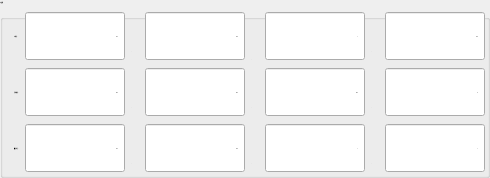
           <widget class="QGroupBox" name="groupBoxIP">
            <property name="font">
             <font>
              <family>微软雅黑</family>
              <pointsize>-1</pointsize>
              <weight>50</weight>
              <italic>false</italic>
              <bold>false</bold>
             </font>
            </property>
            <property name="title">
             <string>IP设置</string>
            </property>
            <layout class="QGridLayout" name="gridLayout_29">
             <property name="topMargin">
              <number>2</number>
             </property>
             <property name="rightMargin">
              <number>2</number>
             </property>
             <property name="bottomMargin">
              <number>2</number>
             </property>
             <item row="0" column="0">
              <widget class="QLabel" name="labelIP">
               <property name="minimumSize">
                <size>
                 <width>0</width>
                 <height>50</height>
                </size>
               </property>
               <property name="maximumSize">
                <size>
                 <width>16777215</width>
                 <height>50</height>
                </size>
               </property>
               <property name="font">
                <font>
                 <family>微软雅黑</family>
                 <pointsize>-1</pointsize>
                 <weight>50</weight>
                 <italic>false</italic>
                 <bold>false</bold>
                </font>
               </property>
               <property name="styleSheet">
                <string notr="true"/>
               </property>
               <property name="text">
                <string>IP地址：</string>
               </property>
              </widget>
             </item>
             <item row="0" column="1">
              <layout class="QHBoxLayout" name="horizontalLayout_2">
               <item>
                <widget class="xSpinBox" name="sBoxIP1">
                 <property name="minimumSize">
                  <size>
                   <width>100</width>
                   <height>50</height>
                  </size>
                 </property>
                 <property name="maximumSize">
                  <size>
                   <width>100</width>
                   <height>50</height>
                  </size>
                 </property>
                 <property name="font">
                  <font>
                   <family>微软雅黑</family>
                   <pointsize>-1</pointsize>
                   <weight>50</weight>
                   <italic>false</italic>
                   <bold>false</bold>
                  </font>
                 </property>
                 <property name="styleSheet">
                  <string notr="true"/>
                 </property>
                 <property name="alignment">
                  <set>Qt::AlignRight|Qt::AlignTrailing|Qt::AlignVCenter</set>
                 </property>
                 <property name="buttonSymbols">
                  <enum>QAbstractSpinBox::NoButtons</enum>
                 </property>
                 <property name="maximum">
                  <number>255</number>
                 </property>
                 <property name="value">
                  <number>192</number>
                 </property>
                </widget>
               </item>
               <item>
                <widget class="QLabel" name="label_4">
                 <property name="minimumSize">
                  <size>
                   <width>8</width>
                   <height>35</height>
                  </size>
                 </property>
                 <property name="maximumSize">
                  <size>
                   <width>8</width>
                   <height>35</height>
                  </size>
                 </property>
                 <property name="font">
                  <font>
                   <family>微软雅黑</family>
                   <pointsize>-1</pointsize>
                   <weight>50</weight>
                   <italic>false</italic>
                   <bold>false</bold>
                  </font>
                 </property>
                 <property name="text">
                  <string>.</string>
                 </property>
                 <property name="alignment">
                  <set>Qt::AlignBottom|Qt::AlignLeading|Qt::AlignLeft</set>
                 </property>
                </widget>
               </item>
               <item>
                <widget class="xSpinBox" name="sBoxIP2">
                 <property name="minimumSize">
                  <size>
                   <width>100</width>
                   <height>50</height>
                  </size>
                 </property>
                 <property name="maximumSize">
                  <size>
                   <width>100</width>
                   <height>50</height>
                  </size>
                 </property>
                 <property name="font">
                  <font>
                   <family>微软雅黑</family>
                   <pointsize>-1</pointsize>
                   <weight>50</weight>
                   <italic>false</italic>
                   <bold>false</bold>
                  </font>
                 </property>
                 <property name="styleSheet">
                  <string notr="true"/>
                 </property>
                 <property name="alignment">
                  <set>Qt::AlignRight|Qt::AlignTrailing|Qt::AlignVCenter</set>
                 </property>
                 <property name="buttonSymbols">
                  <enum>QAbstractSpinBox::NoButtons</enum>
                 </property>
                 <property name="maximum">
                  <number>255</number>
                 </property>
                 <property name="value">
                  <number>168</number>
                 </property>
                </widget>
               </item>
               <item>
                <widget class="QLabel" name="label_5">
                 <property name="minimumSize">
                  <size>
                   <width>8</width>
                   <height>50</height>
                  </size>
                 </property>
                 <property name="maximumSize">
                  <size>
                   <width>8</width>
                   <height>50</height>
                  </size>
                 </property>
                 <property name="font">
                  <font>
                   <family>微软雅黑</family>
                   <pointsize>-1</pointsize>
                   <weight>50</weight>
                   <italic>false</italic>
                   <bold>false</bold>
                  </font>
                 </property>
                 <property name="text">
                  <string>.</string>
                 </property>
                 <property name="alignment">
                  <set>Qt::AlignBottom|Qt::AlignLeading|Qt::AlignLeft</set>
                 </property>
                </widget>
               </item>
               <item>
                <widget class="xSpinBox" name="sBoxIP3">
                 <property name="minimumSize">
                  <size>
                   <width>100</width>
                   <height>50</height>
                  </size>
                 </property>
                 <property name="maximumSize">
                  <size>
                   <width>100</width>
                   <height>50</height>
                  </size>
                 </property>
                 <property name="font">
                  <font>
                   <family>微软雅黑</family>
                   <pointsize>-1</pointsize>
                   <weight>50</weight>
                   <italic>false</italic>
                   <bold>false</bold>
                  </font>
                 </property>
                 <property name="styleSheet">
                  <string notr="true"/>
                 </property>
                 <property name="alignment">
                  <set>Qt::AlignRight|Qt::AlignTrailing|Qt::AlignVCenter</set>
                 </property>
                 <property name="buttonSymbols">
                  <enum>QAbstractSpinBox::NoButtons</enum>
                 </property>
                 <property name="maximum">
                  <number>255</number>
                 </property>
                 <property name="value">
                  <number>1</number>
                 </property>
                </widget>
               </item>
               <item>
                <widget class="QLabel" name="label_6">
                 <property name="minimumSize">
                  <size>
                   <width>8</width>
                   <height>35</height>
                  </size>
                 </property>
                 <property name="maximumSize">
                  <size>
                   <width>8</width>
                   <height>35</height>
                  </size>
                 </property>
                 <property name="font">
                  <font>
                   <family>微软雅黑</family>
                   <pointsize>-1</pointsize>
                   <weight>50</weight>
                   <italic>false</italic>
                   <bold>false</bold>
                  </font>
                 </property>
                 <property name="text">
                  <string>.</string>
                 </property>
                 <property name="alignment">
                  <set>Qt::AlignBottom|Qt::AlignLeading|Qt::AlignLeft</set>
                 </property>
                </widget>
               </item>
               <item>
                <widget class="xSpinBox" name="sBoxIP4">
                 <property name="minimumSize">
                  <size>
                   <width>100</width>
                   <height>50</height>
                  </size>
                 </property>
                 <property name="maximumSize">
                  <size>
                   <width>100</width>
                   <height>50</height>
                  </size>
                 </property>
                 <property name="font">
                  <font>
                   <family>微软雅黑</family>
                   <pointsize>-1</pointsize>
                   <weight>50</weight>
                   <italic>false</italic>
                   <bold>false</bold>
                  </font>
                 </property>
                 <property name="styleSheet">
                  <string notr="true"/>
                 </property>
                 <property name="alignment">
                  <set>Qt::AlignRight|Qt::AlignTrailing|Qt::AlignVCenter</set>
                 </property>
                 <property name="buttonSymbols">
                  <enum>QAbstractSpinBox::NoButtons</enum>
                 </property>
                 <property name="maximum">
                  <number>255</number>
                 </property>
                 <property name="value">
                  <number>148</number>
                 </property>
                </widget>
               </item>
              </layout>
             </item>
             <item row="1" column="0">
              <widget class="QLabel" name="labelSubMask">
               <property name="minimumSize">
                <size>
                 <width>0</width>
                 <height>50</height>
                </size>
               </property>
               <property name="maximumSize">
                <size>
                 <width>16777215</width>
                 <height>50</height>
                </size>
               </property>
               <property name="font">
                <font>
                 <family>微软雅黑</family>
                 <pointsize>-1</pointsize>
                 <weight>50</weight>
                 <italic>false</italic>
                 <bold>false</bold>
                </font>
               </property>
               <property name="styleSheet">
                <string notr="true"/>
               </property>
               <property name="text">
                <string>子网掩码：</string>
               </property>
              </widget>
             </item>
             <item row="1" column="1">
              <layout class="QHBoxLayout" name="horizontalLayout_3">
               <item>
                <widget class="xSpinBox" name="sBoxSubMask1">
                 <property name="minimumSize">
                  <size>
                   <width>100</width>
                   <height>50</height>
                  </size>
                 </property>
                 <property name="maximumSize">
                  <size>
                   <width>100</width>
                   <height>50</height>
                  </size>
                 </property>
                 <property name="font">
                  <font>
                   <family>微软雅黑</family>
                   <pointsize>-1</pointsize>
                   <weight>50</weight>
                   <italic>false</italic>
                   <bold>false</bold>
                  </font>
                 </property>
                 <property name="styleSheet">
                  <string notr="true"/>
                 </property>
                 <property name="alignment">
                  <set>Qt::AlignRight|Qt::AlignTrailing|Qt::AlignVCenter</set>
                 </property>
                 <property name="buttonSymbols">
                  <enum>QAbstractSpinBox::NoButtons</enum>
                 </property>
                 <property name="maximum">
                  <number>255</number>
                 </property>
                 <property name="value">
                  <number>255</number>
                 </property>
                </widget>
               </item>
               <item>
                <widget class="QLabel" name="label_7">
                 <property name="minimumSize">
                  <size>
                   <width>8</width>
                   <height>35</height>
                  </size>
                 </property>
                 <property name="maximumSize">
                  <size>
                   <width>8</width>
                   <height>35</height>
                  </size>
                 </property>
                 <property name="font">
                  <font>
                   <family>微软雅黑</family>
                   <pointsize>-1</pointsize>
                   <weight>50</weight>
                   <italic>false</italic>
                   <bold>false</bold>
                  </font>
                 </property>
                 <property name="text">
                  <string>.</string>
                 </property>
                 <property name="alignment">
                  <set>Qt::AlignBottom|Qt::AlignLeading|Qt::AlignLeft</set>
                 </property>
                </widget>
               </item>
               <item>
                <widget class="xSpinBox" name="sBoxSubMask2">
                 <property name="minimumSize">
                  <size>
                   <width>100</width>
                   <height>50</height>
                  </size>
                 </property>
                 <property name="maximumSize">
                  <size>
                   <width>100</width>
                   <height>50</height>
                  </size>
                 </property>
                 <property name="font">
                  <font>
                   <family>微软雅黑</family>
                   <pointsize>-1</pointsize>
                   <weight>50</weight>
                   <italic>false</italic>
                   <bold>false</bold>
                  </font>
                 </property>
                 <property name="styleSheet">
                  <string notr="true"/>
                 </property>
                 <property name="alignment">
                  <set>Qt::AlignRight|Qt::AlignTrailing|Qt::AlignVCenter</set>
                 </property>
                 <property name="buttonSymbols">
                  <enum>QAbstractSpinBox::NoButtons</enum>
                 </property>
                 <property name="maximum">
                  <number>255</number>
                 </property>
                 <property name="value">
                  <number>255</number>
                 </property>
                </widget>
               </item>
               <item>
                <widget class="QLabel" name="label_8">
                 <property name="minimumSize">
                  <size>
                   <width>8</width>
                   <height>35</height>
                  </size>
                 </property>
                 <property name="maximumSize">
                  <size>
                   <width>8</width>
                   <height>35</height>
                  </size>
                 </property>
                 <property name="font">
                  <font>
                   <family>微软雅黑</family>
                   <pointsize>-1</pointsize>
                   <weight>50</weight>
                   <italic>false</italic>
                   <bold>false</bold>
                  </font>
                 </property>
                 <property name="text">
                  <string>.</string>
                 </property>
                 <property name="alignment">
                  <set>Qt::AlignBottom|Qt::AlignLeading|Qt::AlignLeft</set>
                 </property>
                </widget>
               </item>
               <item>
                <widget class="xSpinBox" name="sBoxSubMask3">
                 <property name="minimumSize">
                  <size>
                   <width>100</width>
                   <height>50</height>
                  </size>
                 </property>
                 <property name="maximumSize">
                  <size>
                   <width>100</width>
                   <height>50</height>
                  </size>
                 </property>
                 <property name="font">
                  <font>
                   <family>微软雅黑</family>
                   <pointsize>-1</pointsize>
                   <weight>50</weight>
                   <italic>false</italic>
                   <bold>false</bold>
                  </font>
                 </property>
                 <property name="styleSheet">
                  <string notr="true"/>
                 </property>
                 <property name="alignment">
                  <set>Qt::AlignRight|Qt::AlignTrailing|Qt::AlignVCenter</set>
                 </property>
                 <property name="buttonSymbols">
                  <enum>QAbstractSpinBox::NoButtons</enum>
                 </property>
                 <property name="maximum">
                  <number>255</number>
                 </property>
                 <property name="value">
                  <number>255</number>
                 </property>
                </widget>
               </item>
               <item>
                <widget class="QLabel" name="label_9">
                 <property name="minimumSize">
                  <size>
                   <width>8</width>
                   <height>35</height>
                  </size>
                 </property>
                 <property name="maximumSize">
                  <size>
                   <width>8</width>
                   <height>35</height>
                  </size>
                 </property>
                 <property name="font">
                  <font>
                   <family>微软雅黑</family>
                   <pointsize>-1</pointsize>
                   <weight>50</weight>
                   <italic>false</italic>
                   <bold>false</bold>
                  </font>
                 </property>
                 <property name="text">
                  <string>.</string>
                 </property>
                 <property name="alignment">
                  <set>Qt::AlignBottom|Qt::AlignLeading|Qt::AlignLeft</set>
                 </property>
                </widget>
               </item>
               <item>
                <widget class="xSpinBox" name="sBoxSubMask4">
                 <property name="minimumSize">
                  <size>
                   <width>100</width>
                   <height>50</height>
                  </size>
                 </property>
                 <property name="maximumSize">
                  <size>
                   <width>100</width>
                   <height>50</height>
                  </size>
                 </property>
                 <property name="font">
                  <font>
                   <family>微软雅黑</family>
                   <pointsize>-1</pointsize>
                   <weight>50</weight>
                   <italic>false</italic>
                   <bold>false</bold>
                  </font>
                 </property>
                 <property name="styleSheet">
                  <string notr="true"/>
                 </property>
                 <property name="alignment">
                  <set>Qt::AlignRight|Qt::AlignTrailing|Qt::AlignVCenter</set>
                 </property>
                 <property name="buttonSymbols">
                  <enum>QAbstractSpinBox::NoButtons</enum>
                 </property>
                 <property name="maximum">
                  <number>255</number>
                 </property>
                </widget>
               </item>
              </layout>
             </item>
             <item row="2" column="0">
              <widget class="QLabel" name="labelGateWay">
               <property name="minimumSize">
                <size>
                 <width>0</width>
                 <height>50</height>
                </size>
               </property>
               <property name="maximumSize">
                <size>
                 <width>16777215</width>
                 <height>50</height>
                </size>
               </property>
               <property name="font">
                <font>
                 <family>微软雅黑</family>
                 <pointsize>-1</pointsize>
                 <weight>50</weight>
                 <italic>false</italic>
                 <bold>false</bold>
                </font>
               </property>
               <property name="styleSheet">
                <string notr="true"/>
               </property>
               <property name="text">
                <string>默认网关：</string>
               </property>
              </widget>
             </item>
             <item row="2" column="1">
              <layout class="QHBoxLayout" name="horizontalLayout_4">
               <item>
                <widget class="xSpinBox" name="sBoxGateWay1">
                 <property name="minimumSize">
                  <size>
                   <width>100</width>
                   <height>50</height>
                  </size>
                 </property>
                 <property name="maximumSize">
                  <size>
                   <width>100</width>
                   <height>50</height>
                  </size>
                 </property>
                 <property name="font">
                  <font>
                   <family>微软雅黑</family>
                   <pointsize>-1</pointsize>
                   <weight>50</weight>
                   <italic>false</italic>
                   <bold>false</bold>
                  </font>
                 </property>
                 <property name="styleSheet">
                  <string notr="true"/>
                 </property>
                 <property name="alignment">
                  <set>Qt::AlignRight|Qt::AlignTrailing|Qt::AlignVCenter</set>
                 </property>
                 <property name="buttonSymbols">
                  <enum>QAbstractSpinBox::NoButtons</enum>
                 </property>
                 <property name="maximum">
                  <number>255</number>
                 </property>
                 <property name="value">
                  <number>192</number>
                 </property>
                </widget>
               </item>
               <item>
                <widget class="QLabel" name="label_10">
                 <property name="minimumSize">
                  <size>
                   <width>8</width>
                   <height>35</height>
                  </size>
                 </property>
                 <property name="maximumSize">
                  <size>
                   <width>8</width>
                   <height>35</height>
                  </size>
                 </property>
                 <property name="font">
                  <font>
                   <family>微软雅黑</family>
                   <pointsize>-1</pointsize>
                   <weight>50</weight>
                   <italic>false</italic>
                   <bold>false</bold>
                  </font>
                 </property>
                 <property name="text">
                  <string>.</string>
                 </property>
                 <property name="alignment">
                  <set>Qt::AlignBottom|Qt::AlignLeading|Qt::AlignLeft</set>
                 </property>
                </widget>
               </item>
               <item>
                <widget class="xSpinBox" name="sBoxGateWay2">
                 <property name="minimumSize">
                  <size>
                   <width>100</width>
                   <height>50</height>
                  </size>
                 </property>
                 <property name="maximumSize">
                  <size>
                   <width>100</width>
                   <height>50</height>
                  </size>
                 </property>
                 <property name="font">
                  <font>
                   <family>微软雅黑</family>
                   <pointsize>-1</pointsize>
                   <weight>50</weight>
                   <italic>false</italic>
                   <bold>false</bold>
                  </font>
                 </property>
                 <property name="styleSheet">
                  <string notr="true"/>
                 </property>
                 <property name="alignment">
                  <set>Qt::AlignRight|Qt::AlignTrailing|Qt::AlignVCenter</set>
                 </property>
                 <property name="buttonSymbols">
                  <enum>QAbstractSpinBox::NoButtons</enum>
                 </property>
                 <property name="maximum">
                  <number>255</number>
                 </property>
                 <property name="value">
                  <number>168</number>
                 </property>
                </widget>
               </item>
               <item>
                <widget class="QLabel" name="label_11">
                 <property name="minimumSize">
                  <size>
                   <width>8</width>
                   <height>35</height>
                  </size>
                 </property>
                 <property name="maximumSize">
                  <size>
                   <width>8</width>
                   <height>35</height>
                  </size>
                 </property>
                 <property name="font">
                  <font>
                   <family>微软雅黑</family>
                   <pointsize>-1</pointsize>
                   <weight>50</weight>
                   <italic>false</italic>
                   <bold>false</bold>
                  </font>
                 </property>
                 <property name="text">
                  <string>.</string>
                 </property>
                 <property name="alignment">
                  <set>Qt::AlignBottom|Qt::AlignLeading|Qt::AlignLeft</set>
                 </property>
                </widget>
               </item>
               <item>
                <widget class="xSpinBox" name="sBoxGateWay3">
                 <property name="minimumSize">
                  <size>
                   <width>100</width>
                   <height>50</height>
                  </size>
                 </property>
                 <property name="maximumSize">
                  <size>
                   <width>100</width>
                   <height>50</height>
                  </size>
                 </property>
                 <property name="font">
                  <font>
                   <family>微软雅黑</family>
                   <pointsize>-1</pointsize>
                   <weight>50</weight>
                   <italic>false</italic>
                   <bold>false</bold>
                  </font>
                 </property>
                 <property name="styleSheet">
                  <string notr="true"/>
                 </property>
                 <property name="alignment">
                  <set>Qt::AlignRight|Qt::AlignTrailing|Qt::AlignVCenter</set>
                 </property>
                 <property name="buttonSymbols">
                  <enum>QAbstractSpinBox::NoButtons</enum>
                 </property>
                 <property name="maximum">
                  <number>255</number>
                 </property>
                 <property name="value">
                  <number>1</number>
                 </property>
                </widget>
               </item>
               <item>
                <widget class="QLabel" name="label_12">
                 <property name="minimumSize">
                  <size>
                   <width>8</width>
                   <height>35</height>
                  </size>
                 </property>
                 <property name="maximumSize">
                  <size>
                   <width>8</width>
                   <height>35</height>
                  </size>
                 </property>
                 <property name="font">
                  <font>
                   <family>微软雅黑</family>
                   <pointsize>-1</pointsize>
                   <weight>50</weight>
                   <italic>false</italic>
                   <bold>false</bold>
                  </font>
                 </property>
                 <property name="text">
                  <string>.</string>
                 </property>
                 <property name="alignment">
                  <set>Qt::AlignBottom|Qt::AlignLeading|Qt::AlignLeft</set>
                 </property>
                </widget>
               </item>
               <item>
                <widget class="xSpinBox" name="sBoxGateWay4">
                 <property name="minimumSize">
                  <size>
                   <width>100</width>
                   <height>50</height>
                  </size>
                 </property>
                 <property name="maximumSize">
                  <size>
                   <width>100</width>
                   <height>50</height>
                  </size>
                 </property>
                 <property name="font">
                  <font>
                   <family>微软雅黑</family>
                   <pointsize>-1</pointsize>
                   <weight>50</weight>
                   <italic>false</italic>
                   <bold>false</bold>
                  </font>
                 </property>
                 <property name="styleSheet">
                  <string notr="true"/>
                 </property>
                 <property name="alignment">
                  <set>Qt::AlignRight|Qt::AlignTrailing|Qt::AlignVCenter</set>
                 </property>
                 <property name="buttonSymbols">
                  <enum>QAbstractSpinBox::NoButtons</enum>
                 </property>
                 <property name="maximum">
                  <number>255</number>
                 </property>
                 <property name="value">
                  <number>1</number>
                 </property>
                </widget>
               </item>
              </layout>
             </item>
            </layout>
           </widget>
